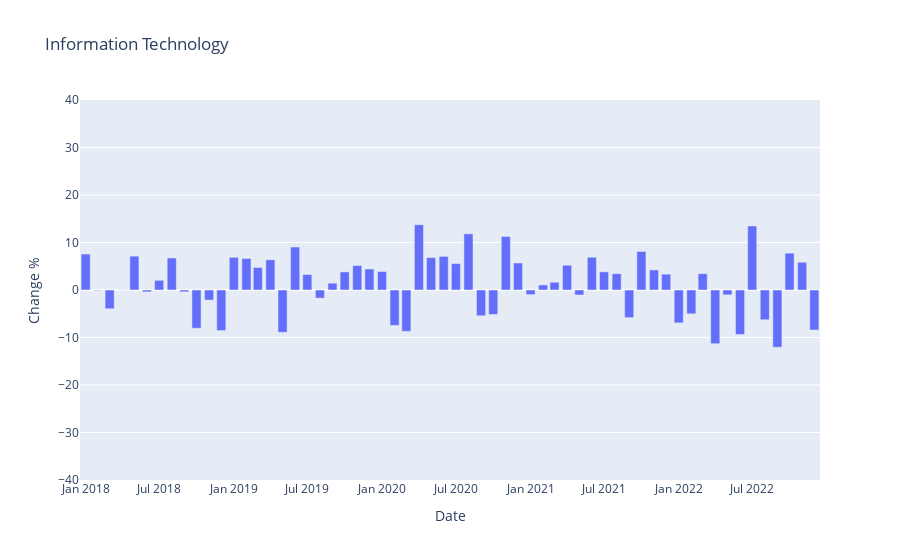

Notebook code cell kept with this figure:
### Code cell
fig = px.bar(info_perf_df, x=info_perf_df['Date'], y=info_perf_df['Change %'], title = "Information Technology", range_y=[-40,40])
fig.show()
